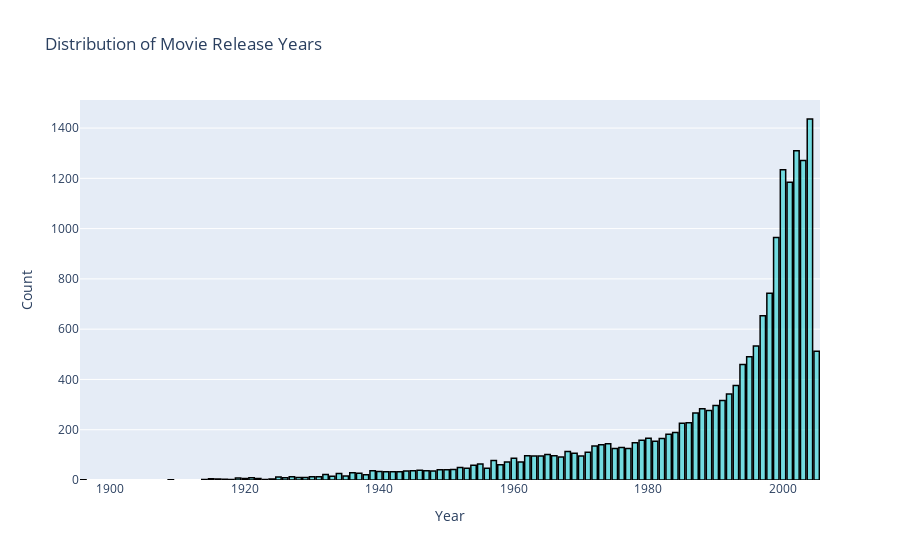

Notebook code cell kept with this figure:
### Code cell
# Convert 'Year' column to numeric format
movie_titles['Year'] = pd.to_numeric(movie_titles['Year'], errors='coerce')

year_count = movie_titles['Year'].value_counts().sort_index()
year_bar = go.Bar(x=year_count.index, y=year_count.values, marker=dict(color='rgba(0, 204, 204, 0.5)', line=dict(color='rgb(0,0,0)',width=1.5)))
layout = go.Layout(title='Distribution of Movie Release Years', xaxis=dict(title='Year'), yaxis=dict(title='Count'))
fig = go.Figure(data=[year_bar], layout=layout)
fig.show()

### Figure 1 — Plotly figure (JSON) as saved in the notebook; plotly's stock layout.template omitted (floating-point values rounded to 4 significant figures)
{"data": [{"marker": {"color": "rgba(0, 204, 204, 0.5)", "line": {"color": "rgb(0,0,0)", "width": 1.5}}, "type": "bar", "x": [1896, 1909, 1914, 1915, 1916, 1917, 1918, 1919, 1920, 1921, 1922, 1923, 1924, 1925, 1926, 1927, 1928, 1929, 1930, 1931, 1932, 1933, 1934, 1935, 1936, 1937, 1938, 1939, 1940, 1941, 1942, 1943, 1944, 1945, 1946, 1947, 1948, 1949, 1950, 1951, 1952, 1953, 1954, 1955, 1956, 1957, 1958, 1959, 1960, 1961, 1962, 1963, 1964, 1965, 1966, 1967, 1968, 1969, 1970, 1971, 1972, 1973, 1974, 1975, 1976, 1977, 1978, 1979, 1980, 1981, 1982, 1983, 1984, 1985, 1986, 1987, 1988, 1989, 1990, 1991, 1992, 1993, 1994, 1995, 1996, 1997, 1998, 1999, 2000, 2001, 2002, 2003, 2004, 2005], "y": [1, 1, 2, 5, 4, 3, 2, 8, 6, 9, 6, 2, 4, 12, 9, 13, 10, 10, 13, 13, 22, 15, 26, 16, 29, 27, 21, 37, 34, 33, 33, 33, 36, 37, 39, 37, 36, 41, 41, 42, 50, 47, 59, 64, 47, 78, 61, 72, 87, 72, 96, 95, 95, 101, 96, 91, 113, 106, 95, 110, 135, 140, 144, 125, 129, 125, 148, 158, 166, 154, 165, 182, 189, 226, 228, 267, 283, 276, 296, 316, 342, 376, 459, 490, 533, 653, 743, 965, 1234, 1184, 1310, 1271, 1436, 512]}], "layout": {"title": {"text": "Distribution of Movie Release Years"}, "xaxis": {"title": {"text": "Year"}}, "yaxis": {"title": {"text": "Count"}}}}
